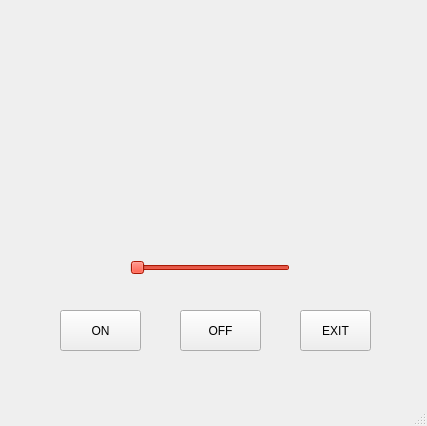
<?xml version="1.0" encoding="UTF-8"?>
<ui version="4.0">
 <class>MainWindow</class>
 <widget class="QMainWindow" name="MainWindow">
  <property name="geometry">
   <rect>
    <x>0</x>
    <y>0</y>
    <width>427</width>
    <height>426</height>
   </rect>
  </property>
  <property name="windowTitle">
   <string>MainWindow</string>
  </property>
  <widget class="QWidget" name="centralwidget">
   <widget class="QPushButton" name="btnon">
    <property name="geometry">
     <rect>
      <x>60</x>
      <y>310</y>
      <width>81</width>
      <height>41</height>
     </rect>
    </property>
    <property name="text">
     <string>ON</string>
    </property>
   </widget>
   <widget class="QPushButton" name="btnoff">
    <property name="geometry">
     <rect>
      <x>180</x>
      <y>310</y>
      <width>81</width>
      <height>41</height>
     </rect>
    </property>
    <property name="text">
     <string>OFF</string>
    </property>
   </widget>
   <widget class="QLabel" name="label">
    <property name="geometry">
     <rect>
      <x>0</x>
      <y>-10</y>
      <width>431</width>
      <height>391</height>
     </rect>
    </property>
    <property name="text">
     <string/>
    </property>
    <property name="pixmap">
     <pixmap>../../../Downloads/loathe01.jpg</pixmap>
    </property>
    <property name="scaledContents">
     <bool>true</bool>
    </property>
   </widget>
   <widget class="QPushButton" name="btnexit">
    <property name="geometry">
     <rect>
      <x>300</x>
      <y>310</y>
      <width>71</width>
      <height>41</height>
     </rect>
    </property>
    <property name="text">
     <string>EXIT</string>
    </property>
   </widget>
   <widget class="QSlider" name="slider">
    <property name="geometry">
     <rect>
      <x>130</x>
      <y>260</y>
      <width>160</width>
      <height>16</height>
     </rect>
    </property>
    <property name="palette">
     <palette>
      <active>
       <colorrole role="WindowText">
        <brush brushstyle="SolidPattern">
         <color alpha="255">
          <red>0</red>
          <green>0</green>
          <blue>0</blue>
         </color>
        </brush>
       </colorrole>
       <colorrole role="Button">
        <brush brushstyle="SolidPattern">
         <color alpha="255">
          <red>240</red>
          <green>33</green>
          <blue>6</blue>
         </color>
        </brush>
       </colorrole>
       <colorrole role="Light">
        <brush brushstyle="SolidPattern">
         <color alpha="255">
          <red>255</red>
          <green>128</green>
          <blue>111</blue>
         </color>
        </brush>
       </colorrole>
       <colorrole role="Midlight">
        <brush brushstyle="SolidPattern">
         <color alpha="255">
          <red>247</red>
          <green>80</green>
          <blue>58</blue>
         </color>
        </brush>
       </colorrole>
       <colorrole role="Dark">
        <brush brushstyle="SolidPattern">
         <color alpha="255">
          <red>120</red>
          <green>16</green>
          <blue>3</blue>
         </color>
        </brush>
       </colorrole>
       <colorrole role="Mid">
        <brush brushstyle="SolidPattern">
         <color alpha="255">
          <red>160</red>
          <green>22</green>
          <blue>4</blue>
         </color>
        </brush>
       </colorrole>
       <colorrole role="Text">
        <brush brushstyle="SolidPattern">
         <color alpha="255">
          <red>0</red>
          <green>0</green>
          <blue>0</blue>
         </color>
        </brush>
       </colorrole>
       <colorrole role="BrightText">
        <brush brushstyle="SolidPattern">
         <color alpha="255">
          <red>255</red>
          <green>255</green>
          <blue>255</blue>
         </color>
        </brush>
       </colorrole>
       <colorrole role="ButtonText">
        <brush brushstyle="SolidPattern">
         <color alpha="255">
          <red>0</red>
          <green>0</green>
          <blue>0</blue>
         </color>
        </brush>
       </colorrole>
       <colorrole role="Base">
        <brush brushstyle="SolidPattern">
         <color alpha="255">
          <red>255</red>
          <green>255</green>
          <blue>255</blue>
         </color>
        </brush>
       </colorrole>
       <colorrole role="Window">
        <brush brushstyle="SolidPattern">
         <color alpha="255">
          <red>240</red>
          <green>33</green>
          <blue>6</blue>
         </color>
        </brush>
       </colorrole>
       <colorrole role="Shadow">
        <brush brushstyle="SolidPattern">
         <color alpha="255">
          <red>0</red>
          <green>0</green>
          <blue>0</blue>
         </color>
        </brush>
       </colorrole>
       <colorrole role="AlternateBase">
        <brush brushstyle="SolidPattern">
         <color alpha="255">
          <red>247</red>
          <green>144</green>
          <blue>130</blue>
         </color>
        </brush>
       </colorrole>
       <colorrole role="ToolTipBase">
        <brush brushstyle="SolidPattern">
         <color alpha="255">
          <red>255</red>
          <green>255</green>
          <blue>220</blue>
         </color>
        </brush>
       </colorrole>
       <colorrole role="ToolTipText">
        <brush brushstyle="SolidPattern">
         <color alpha="255">
          <red>0</red>
          <green>0</green>
          <blue>0</blue>
         </color>
        </brush>
       </colorrole>
      </active>
      <inactive>
       <colorrole role="WindowText">
        <brush brushstyle="SolidPattern">
         <color alpha="255">
          <red>0</red>
          <green>0</green>
          <blue>0</blue>
         </color>
        </brush>
       </colorrole>
       <colorrole role="Button">
        <brush brushstyle="SolidPattern">
         <color alpha="255">
          <red>240</red>
          <green>33</green>
          <blue>6</blue>
         </color>
        </brush>
       </colorrole>
       <colorrole role="Light">
        <brush brushstyle="SolidPattern">
         <color alpha="255">
          <red>255</red>
          <green>128</green>
          <blue>111</blue>
         </color>
        </brush>
       </colorrole>
       <colorrole role="Midlight">
        <brush brushstyle="SolidPattern">
         <color alpha="255">
          <red>247</red>
          <green>80</green>
          <blue>58</blue>
         </color>
        </brush>
       </colorrole>
       <colorrole role="Dark">
        <brush brushstyle="SolidPattern">
         <color alpha="255">
          <red>120</red>
          <green>16</green>
          <blue>3</blue>
         </color>
        </brush>
       </colorrole>
       <colorrole role="Mid">
        <brush brushstyle="SolidPattern">
         <color alpha="255">
          <red>160</red>
          <green>22</green>
          <blue>4</blue>
         </color>
        </brush>
       </colorrole>
       <colorrole role="Text">
        <brush brushstyle="SolidPattern">
         <color alpha="255">
          <red>0</red>
          <green>0</green>
          <blue>0</blue>
         </color>
        </brush>
       </colorrole>
       <colorrole role="BrightText">
        <brush brushstyle="SolidPattern">
         <color alpha="255">
          <red>255</red>
          <green>255</green>
          <blue>255</blue>
         </color>
        </brush>
       </colorrole>
       <colorrole role="ButtonText">
        <brush brushstyle="SolidPattern">
         <color alpha="255">
          <red>0</red>
          <green>0</green>
          <blue>0</blue>
         </color>
        </brush>
       </colorrole>
       <colorrole role="Base">
        <brush brushstyle="SolidPattern">
         <color alpha="255">
          <red>255</red>
          <green>255</green>
          <blue>255</blue>
         </color>
        </brush>
       </colorrole>
       <colorrole role="Window">
        <brush brushstyle="SolidPattern">
         <color alpha="255">
          <red>240</red>
          <green>33</green>
          <blue>6</blue>
         </color>
        </brush>
       </colorrole>
       <colorrole role="Shadow">
        <brush brushstyle="SolidPattern">
         <color alpha="255">
          <red>0</red>
          <green>0</green>
          <blue>0</blue>
         </color>
        </brush>
       </colorrole>
       <colorrole role="AlternateBase">
        <brush brushstyle="SolidPattern">
         <color alpha="255">
          <red>247</red>
          <green>144</green>
          <blue>130</blue>
         </color>
        </brush>
       </colorrole>
       <colorrole role="ToolTipBase">
        <brush brushstyle="SolidPattern">
         <color alpha="255">
          <red>255</red>
          <green>255</green>
          <blue>220</blue>
         </color>
        </brush>
       </colorrole>
       <colorrole role="ToolTipText">
        <brush brushstyle="SolidPattern">
         <color alpha="255">
          <red>0</red>
          <green>0</green>
          <blue>0</blue>
         </color>
        </brush>
       </colorrole>
      </inactive>
      <disabled>
       <colorrole role="WindowText">
        <brush brushstyle="SolidPattern">
         <color alpha="255">
          <red>120</red>
          <green>16</green>
          <blue>3</blue>
         </color>
        </brush>
       </colorrole>
       <colorrole role="Button">
        <brush brushstyle="SolidPattern">
         <color alpha="255">
          <red>240</red>
          <green>33</green>
          <blue>6</blue>
         </color>
        </brush>
       </colorrole>
       <colorrole role="Light">
        <brush brushstyle="SolidPattern">
         <color alpha="255">
          <red>255</red>
          <green>128</green>
          <blue>111</blue>
         </color>
        </brush>
       </colorrole>
       <colorrole role="Midlight">
        <brush brushstyle="SolidPattern">
         <color alpha="255">
          <red>247</red>
          <green>80</green>
          <blue>58</blue>
         </color>
        </brush>
       </colorrole>
       <colorrole role="Dark">
        <brush brushstyle="SolidPattern">
         <color alpha="255">
          <red>120</red>
          <green>16</green>
          <blue>3</blue>
         </color>
        </brush>
       </colorrole>
       <colorrole role="Mid">
        <brush brushstyle="SolidPattern">
         <color alpha="255">
          <red>160</red>
          <green>22</green>
          <blue>4</blue>
         </color>
        </brush>
       </colorrole>
       <colorrole role="Text">
        <brush brushstyle="SolidPattern">
         <color alpha="255">
          <red>120</red>
          <green>16</green>
          <blue>3</blue>
         </color>
        </brush>
       </colorrole>
       <colorrole role="BrightText">
        <brush brushstyle="SolidPattern">
         <color alpha="255">
          <red>255</red>
          <green>255</green>
          <blue>255</blue>
         </color>
        </brush>
       </colorrole>
       <colorrole role="ButtonText">
        <brush brushstyle="SolidPattern">
         <color alpha="255">
          <red>120</red>
          <green>16</green>
          <blue>3</blue>
         </color>
        </brush>
       </colorrole>
       <colorrole role="Base">
        <brush brushstyle="SolidPattern">
         <color alpha="255">
          <red>240</red>
          <green>33</green>
          <blue>6</blue>
         </color>
        </brush>
       </colorrole>
       <colorrole role="Window">
        <brush brushstyle="SolidPattern">
         <color alpha="255">
          <red>240</red>
          <green>33</green>
          <blue>6</blue>
         </color>
        </brush>
       </colorrole>
       <colorrole role="Shadow">
        <brush brushstyle="SolidPattern">
         <color alpha="255">
          <red>0</red>
          <green>0</green>
          <blue>0</blue>
         </color>
        </brush>
       </colorrole>
       <colorrole role="AlternateBase">
        <brush brushstyle="SolidPattern">
         <color alpha="255">
          <red>240</red>
          <green>33</green>
          <blue>6</blue>
         </color>
        </brush>
       </colorrole>
       <colorrole role="ToolTipBase">
        <brush brushstyle="SolidPattern">
         <color alpha="255">
          <red>255</red>
          <green>255</green>
          <blue>220</blue>
         </color>
        </brush>
       </colorrole>
       <colorrole role="ToolTipText">
        <brush brushstyle="SolidPattern">
         <color alpha="255">
          <red>0</red>
          <green>0</green>
          <blue>0</blue>
         </color>
        </brush>
       </colorrole>
      </disabled>
     </palette>
    </property>
    <property name="orientation">
     <enum>Qt::Horizontal</enum>
    </property>
   </widget>
   <zorder>label</zorder>
   <zorder>btnon</zorder>
   <zorder>btnoff</zorder>
   <zorder>btnexit</zorder>
   <zorder>slider</zorder>
  </widget>
  <widget class="QMenuBar" name="menubar">
   <property name="geometry">
    <rect>
     <x>0</x>
     <y>0</y>
     <width>427</width>
     <height>18</height>
    </rect>
   </property>
  </widget>
  <widget class="QStatusBar" name="statusbar"/>
 </widget>
 <resources/>
 <connections/>
</ui>
